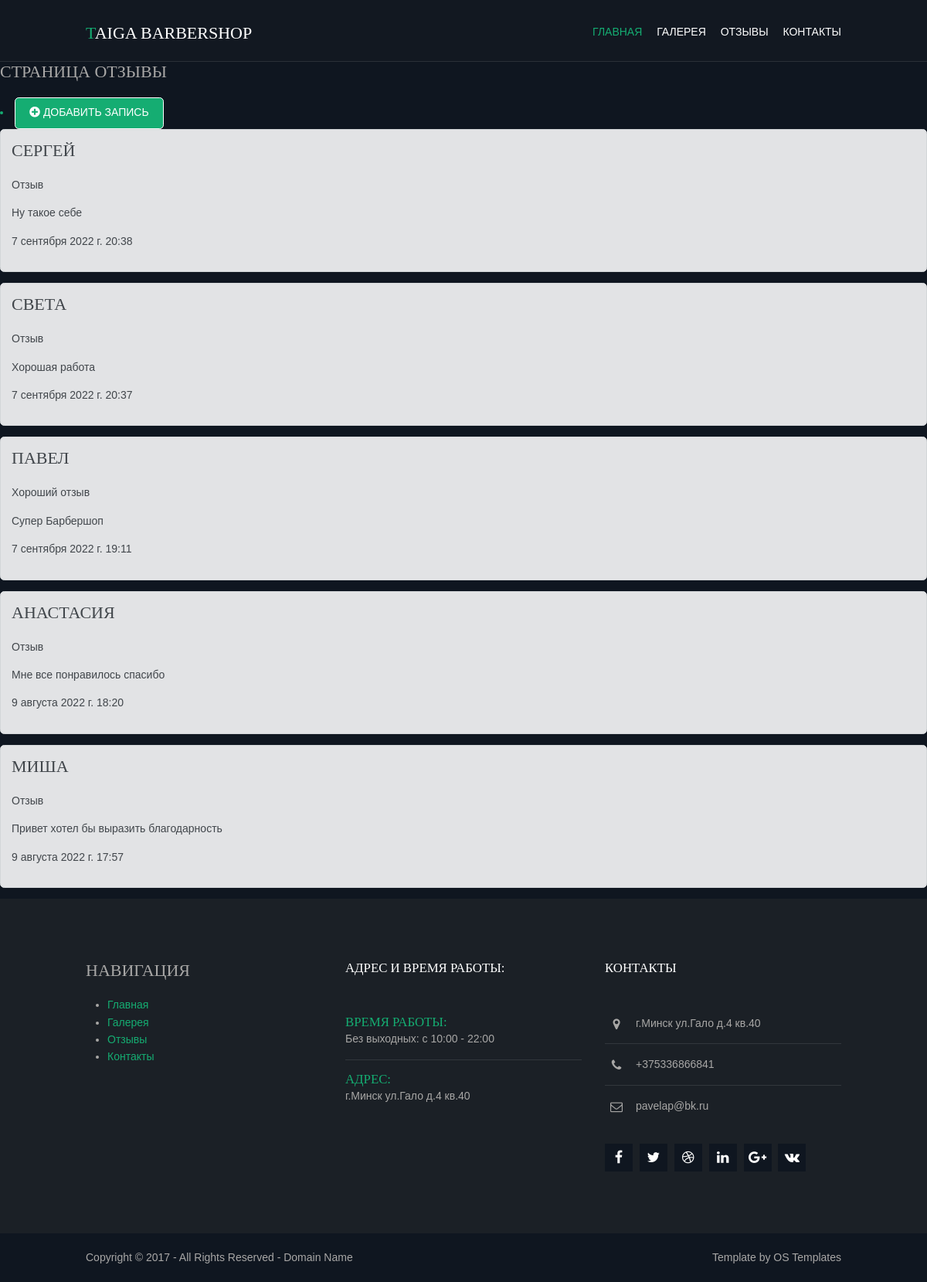
The app's page /reviews/ with its own data.
### reviews/models.py (models this page shows, shortened)
class Articles(models.Model):
    name = models.CharField('Имя', max_length=50)
    anons = models.CharField('Тема', max_length=250)
    full_text = models.TextField('Отзыв')
    date = models.DateTimeField('Дата публикации')
    class Meta:
        verbose_name = 'Отзывы'

### reviews/views.py (the view)
# urls.py: path('',views.reviews_home, name='reviews_home'),
def reviews_home(request):
    reviews = Articles.objects.order_by('-date')
    return render(request, 'reviews/reviews_home.html', {'reviews': reviews})

### reviews/templates/reviews/reviews_home.html (shortened to what this page needs)
{% extends 'main/base.html' %}
{% load static %}
{% block content %}
    <h1>Страница отзывы</h1>
    <a href="{% url 'create' %}"><li><button class="btn btn-info"><i class="fas fa-plus-circle"></i> Добавить запись </button></li></a>
    {% if reviews %}
        {% for el in reviews %}
            <div class="alert alert-secondary" role="alert">
                <h3>{{ el.name }}</h3>
                <p>{{ el.anons }}</p>
                <p>{{ el.full_text }}</p>
                <p>{{ el.date }}</p>
            </div>
        {% endfor %}
    {% else %}
        <p>У вас нет записей!</p>
    {% endif %}
{% endblock %}

### main/templates/main/base.html (shortened to what this page needs)
{% load static %}
<!doctype html>
<html lang="en">
<head>
    <link rel="stylesheet" href="https://cdn.jsdelivr.net/npm/bootstrap@5.2.0/dist/css/bootstrap.min.css">
    <link href="{% static 'main/css/main.css' %}" rel="stylesheet" type="text/css" media="all">
    <link rel="stylesheet" href="https://use.fontawesome.com/releases/v5.8.2/css/all.css">
    <link href="{% static 'main/css/layout.css' %}" rel="stylesheet" type="text/css" media="all">
    <link href="{% static 'main/css/framework.css' %}" rel="stylesheet" type="text/css" media="all">
    <link href="{% static 'main/css/font-awesome.min.css' %}" rel="stylesheet" type="text/css" media="all">
</head>
<body>
<div class="wrapper row1">
    <header id="header" class="hoc clear">
      <div id="logo" class="fl_left">
        <h1><a href="{% url 'home' %}">TAIGA BARBERSHOP</a></h1>
      </div>
      <nav id="mainav" class="fl_right">
          <ul class="clear">
              <li class="active"><a href="{% url 'home' %}">Главная</a></li>
              <li><a href="{% url 'gallery' %}">Галерея</a></li>
              <li><a href="{% url 'reviews_home' %}">Отзывы</a></li>
              <li><a href="{% url 'about' %}">Контакты</a></li>
          </ul>
      </nav>
    </header>
  </div>
    <main>
        {% block content %}
        {% endblock %}
    </main>
<div class="wrapper row4">
  <footer id="footer" class="hoc clear">
    <div class="one_third first">
      <div class="col-md-6">
	    <div id="nav_menu-2" class="widget footer-widget widget_nav_menu"><h3>Навигация</h3>
            <div class="menu-menyu-container">
                <ul id="menu-menyu-1" class="menu">
                    <li class="menu-item menu-item-type-post_type menu-item-object-page menu-item-home current-menu-item page_item page-item-421 current_page_item menu-item-1226"><a href="{% url 'home' %}">Главная</a></li>
                    <li class="menu-item menu-item-type-post_type menu-item-object-page menu-item-2082"><a href="{% url 'gallery' %}">Галерея</a></li>
                    <li class="menu-item menu-item-type-post_type menu-item-object-page menu-item-1225"><a href="{% url 'reviews_home' %}">Отзывы</a></li>
                    <li class="menu-item menu-item-type-post_type menu-item-object-page menu-item-1223"><a href="{% url 'about' %}">Контакты</a></li>
                </ul>
            </div>
        </div>
      </div>
    </div>
    <div class="one_third">
      <h6 class="heading">Адрес и время работы:</h6>
      <ul class="nospace linklist">
        <li>
          <article>
            <h2 class="nospace font-x1"><a href="#">Время работы:</a></h2>
            <p class="nospace">Без выходных: с 10:00 - 22:00</p>
          </article>
        </li>
        <li>
          <article>
            <h2 class="nospace font-x1"><a href="#">Адрес:</a></h2>
            <p class="nospace">г.Минск ул.Гало д.4 кв.40</p>
          </article>
        </li>
      </ul>
    </div>
    <div class="one_third">
      <h6 class="heading">Контакты</h6>
      <ul class="nospace btmspace-30 linklist contact">
        <li><i class="fa fa-map-marker"></i>
          <address>
          г.Минск ул.Гало д.4 кв.40
          </address>
        </li>
        <li><i class="fa fa-phone"></i> +375336866841</li>
        <li><i class="fa fa-envelope-o"></i> pavelap@bk.ru </li>
      </ul>
      <ul class="faico clear">
        <li><a class="faicon-facebook" href="#"><i class="fa fa-facebook"></i></a></li>
        <li><a class="faicon-twitter" href="#"><i class="fa fa-twitter"></i></a></li>
        <li><a class="faicon-dribble" href="#"><i class="fa fa-dribbble"></i></a></li>
        <li><a class="faicon-linkedin" href="#"><i class="fa fa-linkedin"></i></a></li>
        <li><a class="faicon-google-plus" href="#"><i class="fa fa-google-plus"></i></a></li>
        <li><a class="faicon-vk" href="#"><i class="fa fa-vk"></i></a></li>
      </ul>
    </div>
  </footer>
</div>
<div class="wrapper row5">
  <div id="copyright" class="hoc clear">
    <p class="fl_left">Copyright © 2017 - All Rights Reserved - <a href="#">Domain Name</a></p>
    <p class="fl_right">Template by <a target="_blank" href="http://www.os-templates.com/" title="Free Website Templates">OS Templates</a></p>
  </div>
</div>
</body>
</html>

### main/static/main/css/layout.css (style rules this page uses)
.row1 { border-bottom:1px solid; }
#header #logo { margin:30px 0 0 0; }
#header #logo h1 { margin:0; padding:0; font-size:22px; }
#footer { padding:80px 0; }
#footer .heading { margin-bottom:50px; font-size:1.2rem; }
#footer .linklist li { display:block; margin-bottom:15px; padding:0 0 15px 0; border-bottom:1px solid; }
#footer .linklist li:last-child { margin:0; padding:0; border:none; }
#footer .linklist li::before, #footer .linklist li::after { display:table; content:""; }
#footer .linklist li, #footer .linklist li::after { clear:both; }
#footer .contact.linklist li, #footer .contact.linklist li:last-child { position:relative; padding-left:40px; }
#footer .contact li * { margin:0; padding:0; line-height:1.6; }
#footer .contact li i { display:block; position:absolute; top:0; left:0; width:30px; font-size:16px; text-align:center; }
#copyright { padding:20px 0; }
#copyright * { margin:0; padding:0; }
*, *::before, *::after { transition:all .28s ease-in-out; }
nav ul, nav ol { margin:0; padding:0; list-style:none; }
#mainav, #breadcrumb, .sidebar nav { line-height:normal; }
#mainav ul.clear { margin-top:3px; }
#mainav ul { text-transform:uppercase; }
#mainav li { display:inline-block; position:relative; margin:0 15px 0 0; padding:0; }
#mainav li:last-child { margin-right:0; }
#mainav li a { display:block; padding:30px 0; }
.faico { margin:0; padding:0; list-style:none; }
.faico li { display:inline-block; margin:8px 5px 0 0; padding:0; line-height:normal; }
.faico li:last-child { margin-right:0; }
.faico a { display:inline-block; width:36px; height:36px; line-height:36px; font-size:18px; text-align:center; }
.faico a { color:#FFFFFF; background-color:#0F1620; }
body { color:#A8A7A6; background-color:#0F1620; }
a { color:#15AD72; }
.btn, .btn.inverse:hover { color:#FFFFFF; background-color:#15AD72; border-color:#15AD72; }
.row1 { color:#FFFFFF; background-color:rgba(27,32,38,.3); border-color:rgba(255,255,255,.1); }
.row4 { color:#A8A7A6; background-color:#1B2026; }
.row5, .row5 a { color:#A8A7A6; background-color:#0F1620; }
#header #logo a { color:inherit; }
#header #logo a:hover, #header #logo ::first-letter { color:#15AD72; }
#footer .heading { color:#FFFFFF; }
#footer hr, #footer .borderedbox, #footer .linklist li { border-color:rgba(255,255,255,.1); }
#mainav li a { color:inherit; }
#mainav .active a, #mainav a:hover, #mainav li:hover > a { color:#15AD72; background-color:inherit; }
@media screen and (min-width:978px) { .hoc { max-width:978px; } }

### main/static/main/css/framework.css (style rules this page uses)
html { overflow-y:scroll; overflow-x:hidden; }
html, body { margin:0; padding:0; font-size:14px; line-height:1.6em; }
*, *::before, *::after { box-sizing:border-box; }
.nospace { margin:0; padding:0; list-style:none; }
.btn { display:inline-block; padding:8px 18px 10px; text-transform:uppercase; border:1px solid; }
.clear, .group { display:block; }
.clear::before, .clear::after, .group::before, .group::after { display:table; content:""; }
.clear, .clear::after, .group, .group::after { clear:both; }
a { outline:none; text-decoration:none; }
.fl_left, .imgl { float:left; }
.fl_right, .imgr { float:right; }
body, input, textarea, select { font-family:Verdana, Geneva, sans-serif; }
h1, h2, h3, h4, h5, h6, .heading { font-family:Georgia, "Times New Roman", Times, serif; }
label, input, textarea, select, button { display:block; resize:none; outline:none; color:inherit; font-size:inherit; font-family:inherit; vertical-align:middle; }
h1, h2, h3, h4, h5, h6, .heading { margin:0 0 20px 0; font-size:22px; line-height:normal; font-weight:normal; text-transform:uppercase; }
address { font-style:normal; font-weight:normal; }
.font-x1 { font-size:1.2rem; }
.wrapper { display:block; position:relative; width:100%; margin:0; padding:0; text-align:left; word-wrap:break-word; }
.hoc { display:block; margin:0 auto; }
address, article, aside, figcaption, figure, footer, header, main, nav, section { display:block; margin:0; padding:0; }
.one_half, .one_third, .two_third, .one_quarter, .two_quarter, .three_quarter { display:inline-block; float:left; margin:0 0 0 3.06748466257669%; list-style:none; }
.first { margin-left:0; clear:left; }
.one_third { width:31.28834355828221%; }
.btmspace-30 { margin-bottom:30px; }

### records on screen
Articles: name "СЕРГЕЙ", anons "Отзыв", full_text "Ну такое себе", date "7 сентября 2022 г. 20:38"
Articles: name "СВЕТА", anons "Отзыв", full_text "Хорошая работа", date "7 сентября 2022 г. 20:37"
Articles: name "ПАВЕЛ", anons "Хороший отзыв", full_text "Супер Барбершоп", date "7 сентября 2022 г. 19:11"
Articles: name "АНАСТАСИЯ", anons "Отзыв", full_text "Мне все понравилось спасибо", date "9 августа 2022 г. 18:20"
Articles: name "МИША", anons "Отзыв", full_text "Привет хотел бы выразить благодарность", date "9 августа 2022 г. 17:57"
